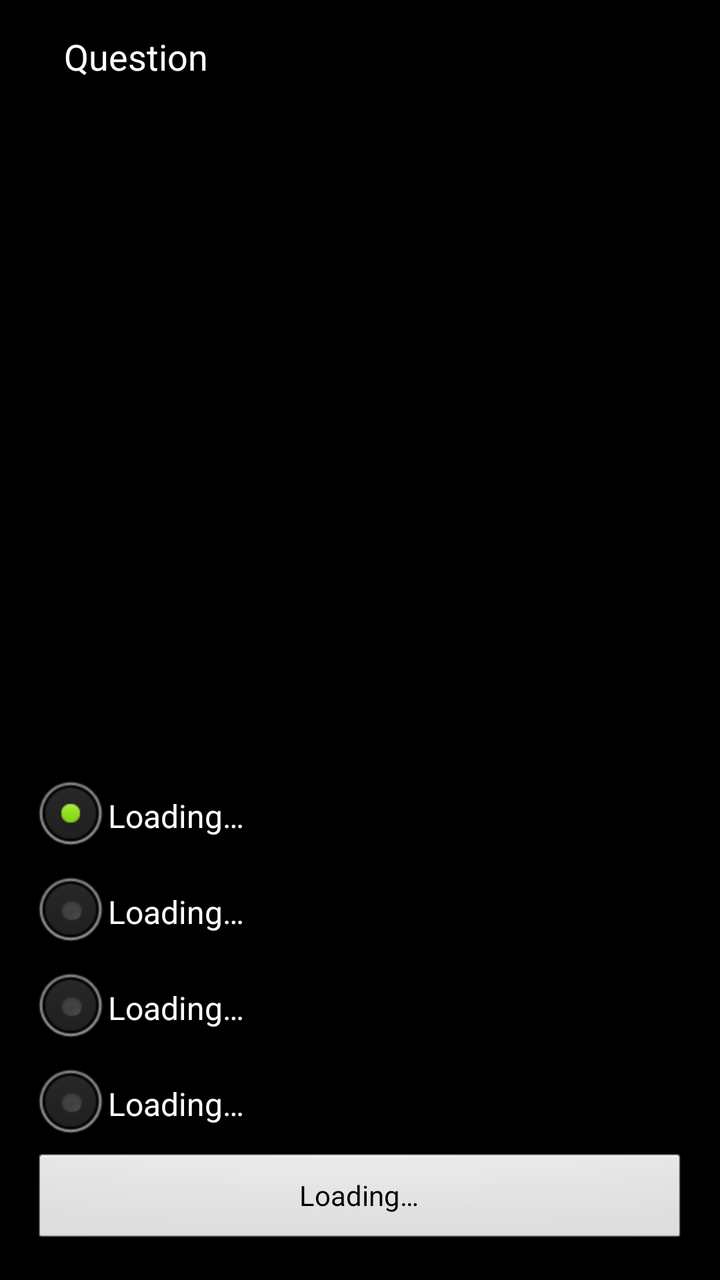
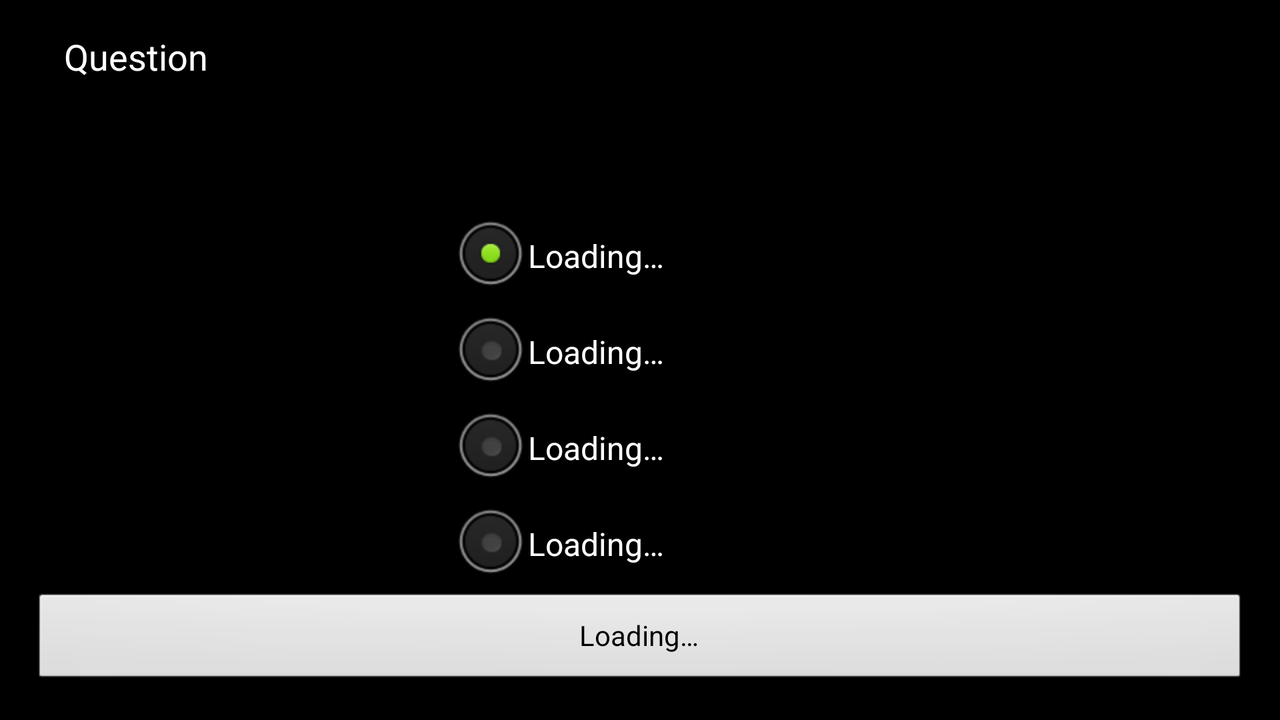

An Android layout and its configuration variant, each rendered on a device that would load it. The default file and the variant file are quoted in full after the pictures.
<!-- AndroidManifest.xml: application theme AppTheme -->
<!-- res/layout/activity_quiz.xml -->
<?xml version="1.0" encoding="utf-8"?>
<RelativeLayout xmlns:android="http://schemas.android.com/apk/res/android"
    android:layout_width="fill_parent"
    android:layout_height="fill_parent"
    android:padding="@dimen/activity_horizontal_margin" >

    <ScrollView
        android:layout_width="fill_parent"
        android:layout_height="match_parent" >
          
                <TextView
                    android:id="@+id/tvQuestion"
                    android:layout_width="fill_parent"
                    android:layout_height="wrap_content"
                    android:layout_marginLeft="16dp"
                    android:text="@string/question"
                    android:textAppearance="?android:attr/textAppearanceMedium" />
</ScrollView>

    <RadioGroup
        android:id="@+id/rgChoices"
        android:layout_width="wrap_content"
        android:layout_height="wrap_content"
        android:layout_above="@+id/btnConfirm"
        android:layout_alignParentLeft="true" >

        <RadioButton
            android:id="@+id/radio1"
            android:layout_width="wrap_content"
            android:layout_height="wrap_content"
            android:checked="true"
            android:text="@string/loading" />

        <RadioButton
            android:id="@+id/radio2"
            android:layout_width="wrap_content"
            android:layout_height="wrap_content"
            android:text="@string/loading" />

        <RadioButton
            android:id="@+id/radio3"
            android:layout_width="wrap_content"
            android:layout_height="wrap_content"
            android:text="@string/loading" />

        <RadioButton
            android:id="@+id/radio4"
            android:layout_width="wrap_content"
            android:layout_height="wrap_content"
            android:text="@string/loading" />
    </RadioGroup>

    <Button
        android:id="@+id/btnConfirm"
        android:layout_width="fill_parent"
        android:layout_height="wrap_content"
        android:layout_alignParentBottom="true"
        android:layout_alignParentLeft="true"
        android:text="@string/loading" />

</RelativeLayout>
<!-- resources referenced by this layout -->
<resources>
  <dimen name="activity_horizontal_margin">16dp</dimen>
  <string name="loading">Loading…</string>
  <string name="question">Question</string>
  <style name="AppTheme" parent="CustomTheme">
          
      </style>
  <style parent="android:Theme.Black" name="CustomTheme" />
</resources>
<!-- res/layout-land/activity_quiz.xml (the repository's variant of the layout above) -->
<!-- drawn on the phone turned sideways -->
<?xml version="1.0" encoding="utf-8"?>
<RelativeLayout xmlns:android="http://schemas.android.com/apk/res/android"
    android:layout_width="fill_parent"
    android:layout_height="fill_parent"
    android:padding="@dimen/activity_horizontal_margin" >

    <Button
        android:id="@+id/btnConfirm"
        android:layout_width="fill_parent"
        android:layout_height="wrap_content"
        android:layout_alignParentBottom="true"
        android:layout_alignParentLeft="true"
        android:text="@string/loading" />

    <LinearLayout
        android:id="@+id/linearLayout1"
        android:layout_width="wrap_content"
        android:layout_height="fill_parent"
        android:layout_alignBottom="@+id/rgChoices"
        android:orientation="vertical" >

        <ScrollView
            android:layout_width="wrap_content"
            android:layout_height="fill_parent" >

            <TextView
                android:id="@+id/tvQuestion"
                android:layout_width="194dp"
                android:layout_height="176dp"
                android:layout_marginLeft="16dp"
                android:text="@string/question"
                android:textAppearance="?android:attr/textAppearanceMedium" />

        </ScrollView>
    </LinearLayout>

    <RadioGroup
        android:id="@+id/rgChoices"
        android:layout_width="wrap_content"
        android:layout_height="wrap_content"
        android:layout_above="@+id/btnConfirm"
        android:layout_toRightOf="@+id/linearLayout1" >

        <RadioButton
            android:id="@+id/radio1"
            android:layout_width="wrap_content"
            android:layout_height="wrap_content"
            android:checked="true"
            android:text="@string/loading" />

        <RadioButton
            android:id="@+id/radio2"
            android:layout_width="wrap_content"
            android:layout_height="wrap_content"
            android:text="@string/loading" />

        <RadioButton
            android:id="@+id/radio3"
            android:layout_width="wrap_content"
            android:layout_height="wrap_content"
            android:text="@string/loading" />

        <RadioButton
            android:id="@+id/radio4"
            android:layout_width="wrap_content"
            android:layout_height="wrap_content"
            android:text="@string/loading" />

    </RadioGroup>

</RelativeLayout>
